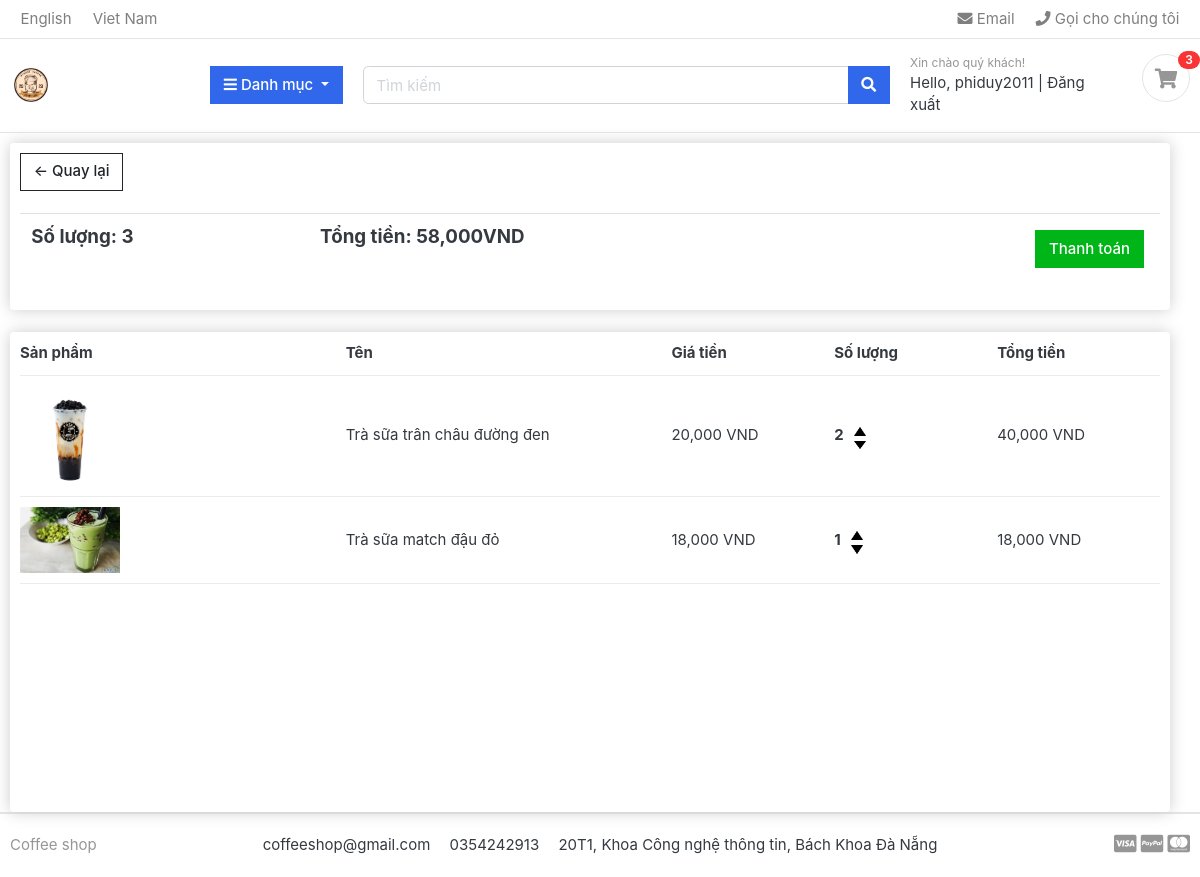
The page /cart/ (signed in) on the database its author committed.
### cart/models.py (models this page shows, shortened)
class Order(models.Model):
    customer = models.ForeignKey(Customer, on_delete=models.SET_NULL, null=True)
    date_ordered = models.DateTimeField(default=now)
    complete = models.BooleanField(default=False)
    @property
    def get_cart_total(self):
        orderitems = self.orderitem_set.all()
        total = sum([item.get_total for item in orderitems])
        return total
    @property
    def get_cart_items(self):
        orderitems = self.orderitem_set.all()
        total = sum([item.quantity for item in orderitems])
        return total

class OrderItem(models.Model):
    product = models.ForeignKey(Product, on_delete=models.SET_NULL, null=True)
    order = models.ForeignKey(Order, on_delete=models.SET_NULL, null=True)
    quantity = models.IntegerField(default=0)
    date_added = models.DateTimeField(default=now)
    @property
    def get_total(self):
        total = self.product.price * self.quantity
        return total

### coffee/models.py (models this page shows, shortened)
class Product(models.Model):
    name = models.CharField(max_length=255, unique=True)
    slug = models.SlugField(max_length=100, unique=True)
    price = models.FloatField()
    quantity = models.IntegerField()
    category = models.ForeignKey(Category, on_delete=models.CASCADE)
    image = models.ImageField(max_length=100, upload_to='products/images', blank=True)
    description = models.TextField(max_length=2048, blank=True, default='')

### cart/views.py (the view)
# urls.py: path('cart/', include('cart.urls')),
def cart(request):
    data = cartData(request)
    items = data['items']
    order = data['order']
    cartItems = data['cartItems']
    try:
        cart = json.loads(request.COOKIES['cart'])
    except:
        cart = {}
    alerts = 'False'
    if not(request.user.is_authenticated):
        alerts = 'True'
    return render(request, "cart.html", {'items':items, 'order':order, 'cartItems':cartItems,'alert':alerts})

### cart/inherit.py (called while the page is built, shortened)
def cartData(request):
    if request.user.is_authenticated:
        customer = request.user.customer
        order, created = Order.objects.get_or_create(customer=customer, complete=False)
        items = order.orderitem_set.all()
        cartItems = order.get_cart_items
    return {'cartItems':cartItems, 'items':items, 'order':order}

### category/context_processors.py (called while the page is built)
def menu_links(request):
    links = Category.objects.all()
    return dict(links=links)

### category/models.py (called while the page is built)
    def get_url(self):
        return reverse('products_by_category', args=[self.slug])

### templates/cart.html (shortened to what this page needs)
{% extends 'base.html' %}
{% load static%}
{% block content %}
<div class="container-fluid row">
    <div class="col-lg-12">
        <div class="box-element">
            <a href="/" class="btn btn-outline-dark">&#x2190 Quay lại</a>
            <br><br>
            <table class="table">
                <tr>
                    <th>
                        <h5>Số lượng: <strong>{{order.get_cart_items}}</strong></h5>
                    </th>
                    <th>
                        <h5>Tổng tiền: <strong>{{order.get_cart_total |floatformat:0|intcomma}}VND</strong></h5>
                    </th>
                    <th>
                        <a href="/cart/checkout/" class="btn btn-success" style="float: right; margin: 5px;">Thanh toán</a>
                    </th>
                </tr>
            </table>
        </div>
<br>
        <div class="box-element" style="min-height: 60vh;">
            <div class="cart-row">
                <div style="flex: 2;"><strong>Sản phẩm</strong></div>
                <div style="flex: 2;"><strong>Tên</strong></div>
                <div style="flex: 1;"><strong>Giá tiền</strong></div>
                <div style="flex: 1;"><strong>Số lượng</strong></div>
                <div style="flex: 1;"><strong>Tổng tiền</strong></div>
            </div>
            {% for item in items %}
                <div class="cart-row">
                    <div style="flex: 2;"><img class="row-image" src="{{item.product.image.url}}" alt=""></div>
                    <div style="flex: 2;">{{item.product.name}}</div>
                    <div style="flex: 1;">{{item.product.price |floatformat:0|intcomma}} VND</div>
                    <div style="flex: 1; display: flex; align-items: center;">
                    <p class="quantity" style="margin: 0;">{{item.quantity}}</p>
                    <div class="quantity">
                        <img data-product="{{item.product.id}}" data-action="add" src="{% static 'images/increase.png' %}" class="chg-quantity update-cart" alt="">
                        <img data-product="{{item.product.id}}" data-action="remove" src="{% static 'images/decrease.png' %}" class="chg-quantity update-cart" alt="">
                    </div>
                    </div>
                    <div style="flex: 1;">{{item.get_total |floatformat:0|intcomma}} VND</div>
                </div>
            {% endfor %}
        </div>
    </div>
</div>
{% endblock %}

### templates/includes/navbar.html (shortened to what this page needs)
{% load static %}
<header class="section-header">
    <nav class="navbar p-md-0 navbar-expand-sm navbar-light border-bottom">
        <div class="container">
            <div class="collapse navbar-collapse" id="navbarTop4">
                <ul class="navbar-nav mr-auto">
                    <li class="nav-item dropdown">
                        <a href="#" class="nav-link"> English </a>
                    </li>
                    <li class="nav-item dropdown">
                        <a href="#" class="nav-link"> Viet Nam </a>
                    </li>
                </ul>
                <ul class="navbar-nav">
                    <li><a href="#" class="nav-link"> <i class="fa fa-envelope"></i> Email </a></li>
                    <li><a href="#" class="nav-link"> <i class="fa fa-phone"></i> Gọi cho chúng tôi </a></li>
                </ul>
            </div>
        </div>
    </nav>
    <section class="header-main border-bottom">
        <div class="container">
            <div class="row align-items-center">
                <div class="col-lg-2 col-md-3 col-6">
                    <a href="{% url 'home' %}" class="brand-wrap">
                        <img class="logo" src="{% static 'images/logo-shop.png' %}">
                    </a>
                </div>
                <div class="col-lg col-sm col-md col-6 flex-grow-0">
                    <div class="category-wrap dropdown d-inline-block float-right">
                        <button type="button" class="btn btn-primary dropdown-toggle" data-toggle="dropdown">
                            <i class="fa fa-bars"></i> Danh mục
                        </button>
                    </div>
                </div>
                <div class="col-lg  col-md-6 col-sm-12 col">
                    <form action="{% url 'search' %}" class="search">
                        <div class="input-group w-100">
                            <input type="text" class="form-control" style="width:60%;" placeholder="Tìm kiếm" name="keyword">
                            <div class="input-group-append">
                                <button class="btn btn-primary" type="submit">
                                    <i class="fa fa-search"></i>
                                </button>
                            </div>
                        </div>
                    </form>
                </div>
                <div class="col-lg-3 col-sm-6 col-8 order-2 order-lg-3">
                    <div class="d-flex justify-content-end mb-3 mb-lg-0">
                        <div class="widget-header">
                            <small class="title text-muted">Xin chào quý khách!</small>
                            <div>
                                {% if request.user.is_active %}
                                <span class="greet">Hello, {{request.user}}</span> <span class="dark-transp"> | </span>
                                <span><a class="greet" href="{% url 'logout' %}">Đăng xuất</a></span>
                                {% else %}
                                <a href="{% url 'login' %}">Đăng nhập</a> <span class="dark-transp"> | </span>
                                <a href="{%url 'register' %}">Đăng ký</a>
                                {% endif %}
                            </div>
                        </div>
                        <a href="/cart" class="widget-header pl-3 ml-3">
                            <div class="icon icon-sm rounded-circle border"><i class="fa fa-shopping-cart"></i></div>
                            <span class="badge badge-pill badge-danger notify">{{cartItems}}</span>
                        </a>
                    </div>
                </div>
            </div>
        </div>
    </section>
</header>

### static/css/custom.css (style rules this page uses)
.box-element { box-shadow: hsl(0, 0%, 80%) 0 0 16px; background-color: #fff; border-radius: 4px; padding: 10px; }
.col-lg-4, .col-lg-6, .col-lg-8, .col-lg-12 { margin-top: 10px; }
.btn { border-radius: 0; }
.row-image { width: 100px; }
.cart-row { display: flex; align-items: center; padding-bottom: 10px; margin-bottom: 10px; border-bottom: 1px solid #ececec; }
.quantity { display: inline-block; font-weight: 700; padding-right: 10px; }
.chg-quantity { width: 12px; cursor: pointer; display: block; margin-top: 5px; transition: .1s; }

### static/css/ui.css (style rules this page uses)
html { font-family: "Inter", sans-serif; font-size: 15px; }
.icon-xs, .icon-sm, .icon-md, .icon-lg { display: inline-block; text-align: center; flex-shrink: 0; flex-grow: 0; }
.icon-sm { width: 48px; height: 48px; line-height: 48px !important; font-size: 20px; }
.header-main { position: relative; padding-top: 1rem; padding-bottom: 1rem; }
.brand-wrap .logo, .navbar-brand .logo { margin-right: 7px; max-height: 42px; display: inline-block; }
.widget-header { display: inline-block; vertical-align: middle; position: relative; }
.widget-header a { color: #343a40; }
.widget-header i { color: #969696; }
.widget-header .title { display: block; }
.widget-header .notify { position: absolute; top: -3px; right: -10px; }
.notify { position: absolute; top: -4px; right: -10px; display: inline-block; padding: 0.25em 0.6em; font-size: 12px; line-height: 1; text-align: center; border-radius: 3rem; color: #fff; background-color: #fa3434; }

### rows shown on the page
Order: get_cart_items "3", get_cart_total "58,000"
OrderItem: product.image (picture), product.name "Trà sữa trân châu đường đen", product.price "20,000", quantity "2", get_total "40,000"
OrderItem: product.image (picture), product.name "Trà sữa match đậu đỏ", product.price "18,000", quantity "1", get_total "18,000"

### other values the page prints
{{ request.user }} "phiduy2011"
{{ cartItems }} "3"
